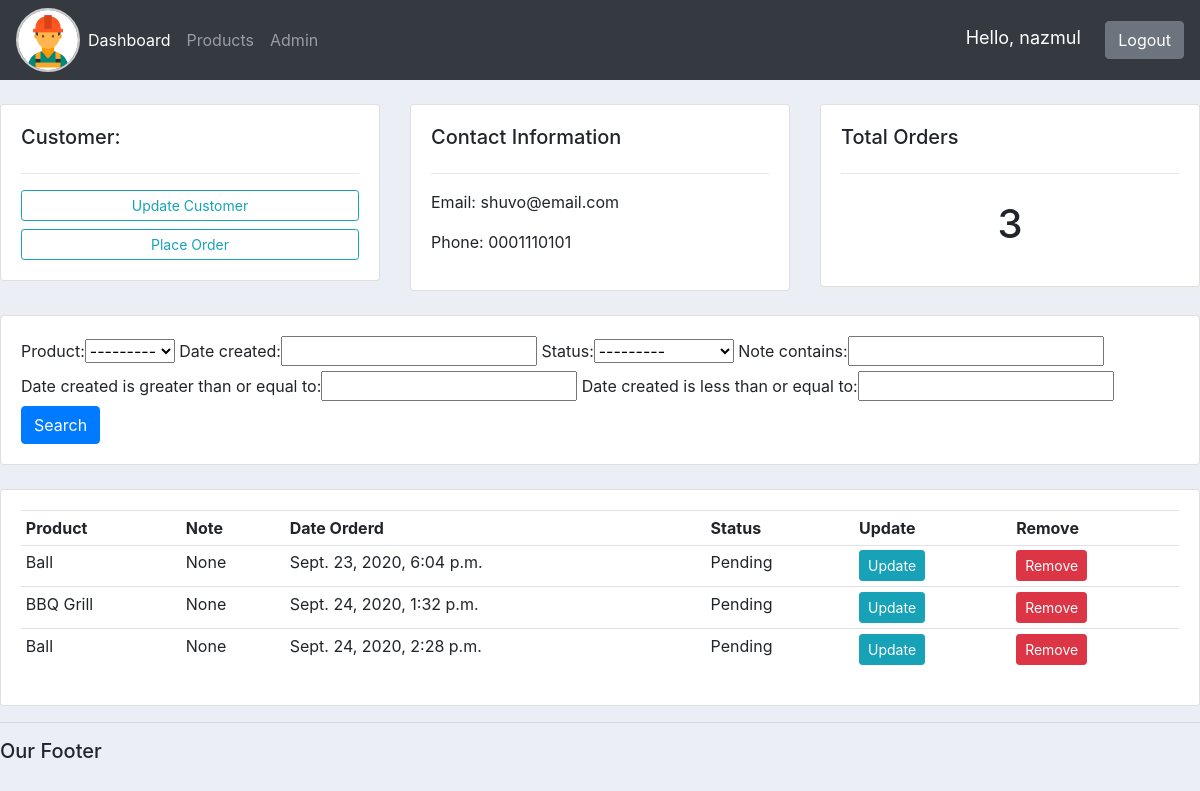
Screenshot of /customer/2/ (signed in) with the database file from the repository.
### accounts/models.py (models this page shows, shortened)
class Customer(models.Model):
    name = models.CharField(max_length=200, null=True)
    phone = models.CharField(max_length=200, null=True)
    email = models.CharField(max_length=200, null=True)
    date_created = models.DateTimeField(auto_now_add=True)

class Order(models.Model):
    STATUS = (
        ('Pending', 'Pending'),
        ('Out for delivery', 'Out for delivery'),
        ('Delivered', 'Delivered'),
    )
    customer = models.ForeignKey(
        Customer, null=True, on_delete=models.SET_NULL)
    product = models.ForeignKey(Product, null=True, on_delete=models.SET_NULL)
    date_created = models.DateTimeField(auto_now_add=True)
    status = models.CharField(max_length=200, null=True, choices=STATUS)
    note = models.CharField(max_length=200, null=True)

class Product(models.Model):
    CATEGORY = (
        ('Indoor', 'Indoor'),
        ('Out door', 'Out door'),
    )
    name = models.CharField(max_length=200, null=True)
    price = models.FloatField(null=True)
    category = models.CharField(max_length=200, null=True, choices=CATEGORY)
    description = models.CharField(max_length=200, null=True, blank=True)
    date_created = models.DateTimeField(auto_now_add=True)
    tags = models.ManyToManyField(Tag)
    def __str__(self):
        return self.name

### accounts/views.py (the view)
# urls.py: path('customer/<str:pk>/', views.customer, name="customer"),
@login_required(login_url="login")
def customer(req, pk):
    customer = Customer.objects.get(id=pk)
    orders = customer.order_set.all()
    order_count = orders.count()
    myFilter = OrderFilter(req.GET, queryset=orders)
    orders = myFilter.qs
    context = {'customer': customer,
               'orders': orders, 'order_count': order_count, 'myFilter': myFilter}
    return render(req, 'accounts/customer.html', context)

### accounts/templates/accounts/customer.html
{% extends 'accounts/main.html' %} {% block content %}
<br />
<div class="row">
    <div class="col-md">
        <div class="card card-body">
            <h5>Customer:</h5>
            <hr />
            <a class="btn btn-outline-info btn-sm btn-block" href=""
                >Update Customer</a
            >
            <a class="btn btn-outline-info btn-sm btn-block" href="{% url 'create_order' customer.id %}"
                >Place Order</a
            >
        </div>
    </div>
    <div class="col-md">
        <div class="card card-body">
            <h5>Contact Information</h5>
            <hr />
            <p>Email: {{customer.email}}</p>
            <p>Phone: {{customer.phone}}</p>
        </div>
    </div>
    <div class="col-md">
        <div class="card card-body">
            <h5>Total Orders</h5>
            <hr />
            <h1 style="text-align: center; padding: 10px">
            {{order_count}}</h1>
        </div>
    </div>
</div>
<br />
<div class="row">
    <div class="col">
        <div class="card card-body">
            <form method="get">
                {{ myFilter.form }}
                <button class="btn btn-primary" type="submit">Search</button>
            </form>
        </div>
    </div>
</div>
<br />
<div class="row">
    <div class="col-md">
        <div class="card card-body">
            <table class="table table-sm">
                <tr>
                    <th>Product</th>
                    <th>Note</th>
                    <th>Date Orderd</th>
                    <th>Status</th>
                    <th>Update</th>
                    <th>Remove</th>
                </tr>
                {% for order in orders %}
                <tr>
                    <td>{{order.product}}</td>
                    <td>{{order.note}}</td>
                    <td>{{order.date_created}}</td>
                    <td>{{order.status}}</td>
                    <td><a href="{% url 'update_order' order.id %}" class="btn btn-sm btn-info">Update</a></td>
                    <td><a href="{% url 'delete_order' order.id %}" class="btn btn-sm btn-danger">Remove</a></td>
                </tr>
                {% endfor %}
            </table>
        </div>
    </div>
</div>
{% endblock %}

### accounts/templates/accounts/navbar.html (shortened to what this page needs)
{% load static %}
<nav class="navbar navbar-expand-lg navbar-dark bg-dark">
    <img src="{% static 'images/logo.png' %}" alt="Logo" id="logo" />
    <div class="collapse navbar-collapse" id="navbarNav">
        <ul class="navbar-nav">
            <li class="nav-item active">
                <a class="nav-link" href="{% url 'home' %}">Dashboard</a>
            </li>
            <li class="nav-item">
                <a class="nav-link" href="{% url 'products' %}">Products</a>
            </li>
            <li class="nav-item">
                <a class="nav-link" href="http://127.0.0.1:8000/admin">Admin</a>
            </li>
        </ul>
        <div class="ml-auto">
            <span class="hello-msg">Hello, {{ request.user }}</span>
            <span>
                <a class="btn btn-md btn-secondary" href="{% url 'logout' %}">Logout</a>
            </span>
        </div>
    </div>
</nav>

### static/css/main.css (style rules this page uses)
body { background-color: #ebeff5; }
#logo { height: auto; width: 4rem; border-radius: 50%; border-width: 2px; border-color: #ccc; border-style: solid; }

### accounts/templates/accounts/navbar.html (style rules this page uses)
.hello-msg { font-size: 18px; color: #fff; margin-right: 20px; }

### rows the page displays
Customer: email "shuvo@email.com", phone "0001110101"
Order: product "Ball", note "None", date_created "Sept. 23, 2020, 6:04 p.m.", status "Pending"
Order: product "BBQ Grill", note "None", date_created "Sept. 24, 2020, 1:32 p.m.", status "Pending"
Order: product "Ball", note "None", date_created "Sept. 24, 2020, 2:28 p.m.", status "Pending"

### other values shown
{{ request.user }} "nazmul"
{{ order_count }} "3"
